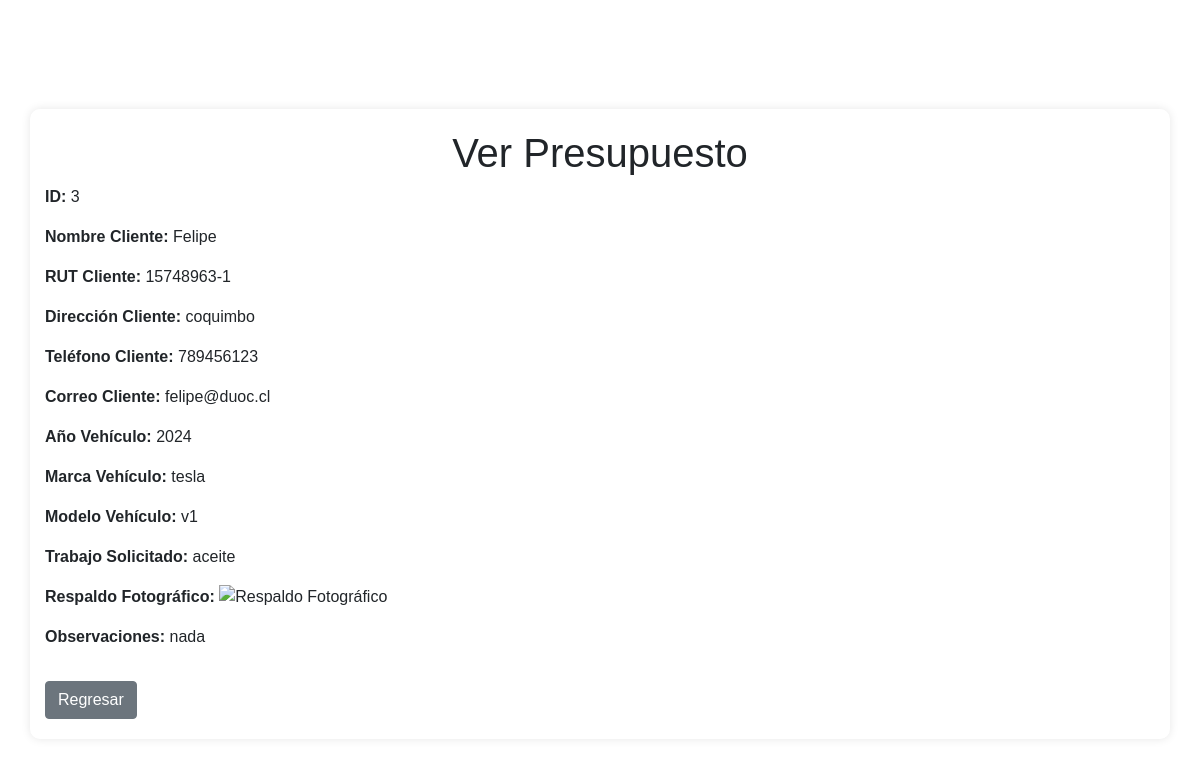
Screenshot of /presupuestos/3/ (signed in) with the database file from the repository.
### informe/models.py (models this page shows, shortened)
class Presupuesto(models.Model):
    id_presupuesto = models.AutoField(primary_key=True)
    nombre_cliente = models.CharField(max_length=60)
    rut_cliente = models.CharField(max_length=15)
    direccion_cliente = models.CharField(max_length=50)
    telefono_cliente = models.CharField(max_length=20)
    correo_cliente = models.EmailField()
    año_vehiculo = models.PositiveIntegerField()
    marca_vehiculo = models.CharField(max_length=20)
    modelo_vehiculo = models.CharField(max_length=20)
    trabajo_solicitado = models.TextField()
    respaldo_fotografico = models.URLField()
    observaciones = models.TextField()

### informe/views.py (the view)
# urls.py: path('presupuestos/<int:pk>/', views.ver_presupuesto, name='ver_presupuesto'),
@login_required
def ver_presupuesto(request, pk):
    presupuesto = get_object_or_404(Presupuesto, pk=pk)
    return render(request, 'informe/ver_presupuesto.html', {'presupuesto': presupuesto})

### informe/templates/informe/ver_presupuesto.html (shortened to what this page needs)
<!DOCTYPE html>
<html>
<head>
    {% load static %}
    <link rel="stylesheet" href="{% static 'informe/css/estilos.css' %}">
    <link rel="stylesheet" href="https://stackpath.bootstrapcdn.com/bootstrap/4.5.2/css/bootstrap.min.css">
</head>
<body class="fondo">
    <div class="container mt-5">
        <h1 class="text-center">Ver Presupuesto</h1>
        <p><strong>ID:</strong> {{ presupuesto.id_presupuesto }}</p>
        <p><strong>Nombre Cliente:</strong> {{ presupuesto.nombre_cliente }}</p>
        <p><strong>RUT Cliente:</strong> {{ presupuesto.rut_cliente }}</p>
        <p><strong>Dirección Cliente:</strong> {{ presupuesto.direccion_cliente }}</p>
        <p><strong>Teléfono Cliente:</strong> {{ presupuesto.telefono_cliente }}</p>
        <p><strong>Correo Cliente:</strong> {{ presupuesto.correo_cliente }}</p>
        <p><strong>Año Vehículo:</strong> {{ presupuesto.año_vehiculo }}</p>
        <p><strong>Marca Vehículo:</strong> {{ presupuesto.marca_vehiculo }}</p>
        <p><strong>Modelo Vehículo:</strong> {{ presupuesto.modelo_vehiculo }}</p>
        <p><strong>Trabajo Solicitado:</strong> {{ presupuesto.trabajo_solicitado }}</p>
        <p><strong>Respaldo Fotográfico:</strong> <img src="{{ presupuesto.respaldo_fotografico.url }}" alt="Respaldo Fotográfico"></p>
        <p><strong>Observaciones:</strong> {{ presupuesto.observaciones }}</p>
        <a href="{% url 'lista_presupuestos' %}" class="btn btn-secondary mt-3">Regresar</a>
    </div>
</body>
</html>

### informe/static/informe/css/estilos.css (style rules this page uses)
.fondo { background-image: url('../img/fondoverde.jpg'); background-repeat: no-repeat; background-size: cover; background-position: center center; margin: 0; display: flex; align-items: center; justify-content: center; flex-direction: column; font-family: 'Lucida Sans', 'Lucida Sans Regular', 'Lucida Grande', 'Lucida Sans Unicode', Verdana, sans-serif; overflow-x: hidden; min-height: 100vh; }
.container { width: 80%; margin: 0 auto; background-color: rgba(255, 255, 255, 0.275); padding: 20px; border-radius: 10px; box-shadow: 0 0 10px rgba(0, 0, 0, 0.1); }

### rows the page displays
Presupuesto: id_presupuesto "3", nombre_cliente "Felipe", rut_cliente "15748963-1", direccion_cliente "coquimbo", telefono_cliente "789456123", correo_cliente "felipe@duoc.cl", año_vehiculo "2024", marca_vehiculo "tesla", modelo_vehiculo "v1", trabajo_solicitado "aceite", observaciones "nada"
